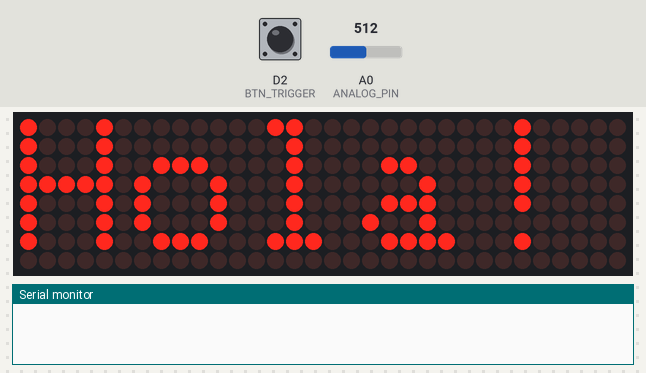
Simulated run of this program. Board: ESP8266 (NodeMCU). Parts: 32×8 LED matrix, the last lines printed to the serial monitor. The test bench sets the inputs (shaded band); at power-on: D2 (BTN_TRIGGER) HIGH, A0 (ANALOG_PIN) = 512. WiFi joins after 1.5 s; servers stay silent unless stated; random numbers use the default seed unless the program sets one.

Above: at 0.1 s.
At 5.0 s:
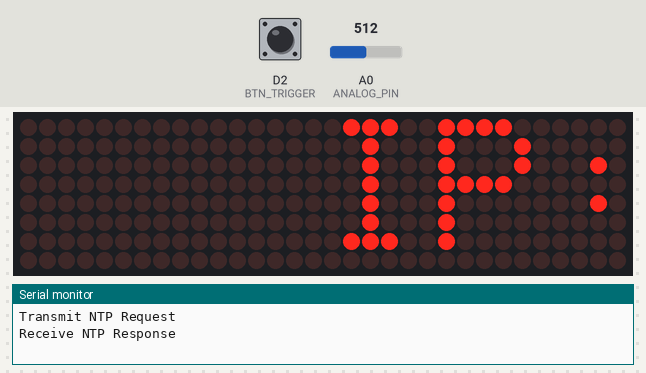
At 9.6 s:
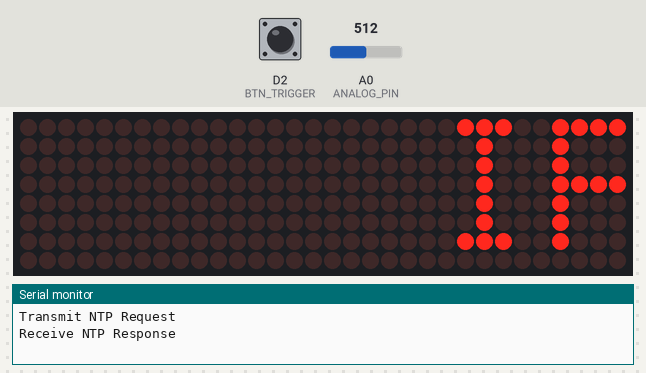
At 12.6 s:
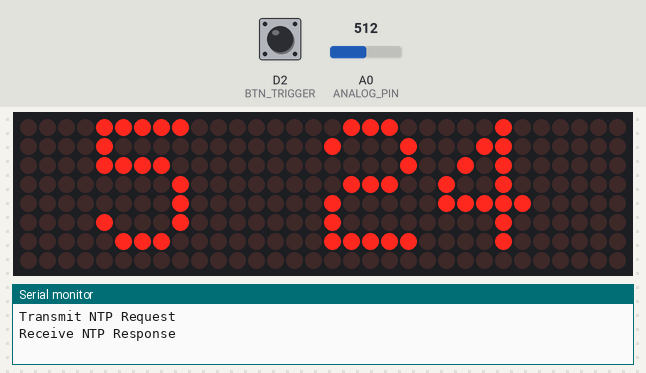
At 21.6 s:
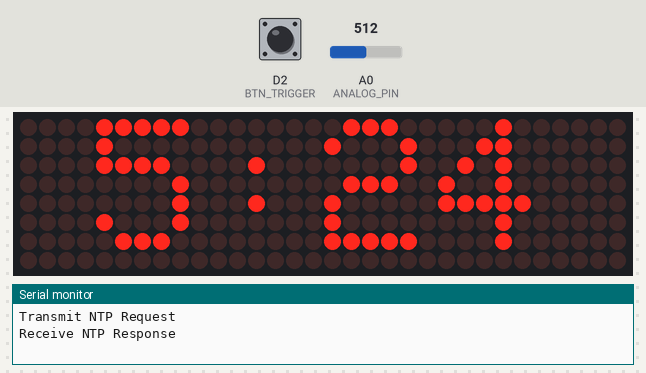
At 38.6 s:
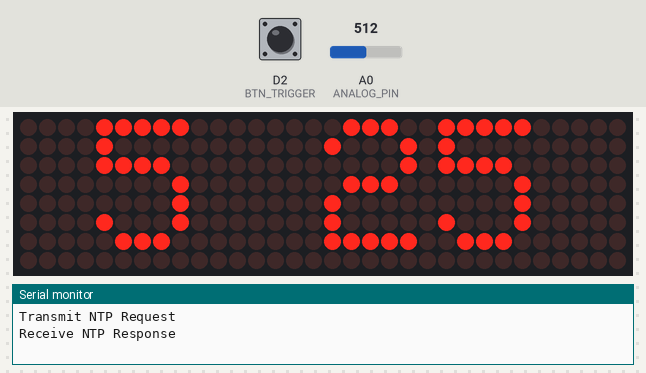

The program:

main.cpp
```cpp
/*
 * Time sync to NTP time source
 * git remote add origin https://github.com/alejandro70/nodemcu-clock.git
 */

#include <Arduino.h>
#include <DNSServer.h>
#include <ESP8266WiFi.h>
#include <ESP8266WebServer.h>
#include <TimeLib.h>
#include <WiFiManager.h> //https://github.com/tzapu/WiFiManager
#include <WiFiUdp.h>
#include <SimpleTimer.h>
#include <ArduinoJson.h>
#include <Wire.h>
#include <Adafruit_Sensor.h>
#include <Adafruit_TSL2561_U.h>

#include "global.h"
#include "display.h"
#include "ntp.h"

#define BTN_TRIGGER D2 // Activación de Access Point (AP) mode
#define ANALOG_PIN A0  // NodeMCU board ADC pin

// local variables
volatile int timer1Seconds = 0;
bool apModeStarted = false;

// timers
SimpleTimer timer;
int timerDisplayTime;
int timerMatrixBanner;
int timerLightSensor;

// functions
void configModeCallback(WiFiManager *);
void restart();
void ldrRange();

// ISR to Fire when Timer is triggered
void ICACHE_RAM_ATTR onTimer1()
{
  timer1Seconds++;
  if (timer1Seconds == 20)
  {
    timer1Seconds = 0;
    if (WiFi.status() != WL_CONNECTED && !apModeStarted)
    {
      ESP.restart();
    }
  }

  // Re-Arm the timer as using TIM_SINGLE
  timer1_write(312500); //1 s
}

void setup()
{
  Serial.begin(115200);

  pinMode(BTN_TRIGGER, INPUT_PULLUP);

  {
    //Initialize NodeMCU Timer1 every 1s
    timer1_attachInterrupt(onTimer1); // Add ISR Function
    timer1_enable(TIM_DIV256, TIM_EDGE, TIM_SINGLE);
    timer1_write(312500); // 312500 / 1 tick per 3.2 us from TIM_DIV256 == 1 s interval
  }

  // Max72xxPanel
  initMatrix();
  matrixRender("Hola!", 31);

  // WiFiManager
  WiFiManager wifiManager;                       // Local intialization.
  wifiManager.setAPCallback(configModeCallback); // AP Configuration
  wifiManager.setBreakAfterConfig(true);         // Exit After Config Instead of connecting

  //Reset Settings - If Button Pressed
  if (digitalRead(BTN_TRIGGER) == LOW)
  {
    wifiManager.resetSettings();
    ESP.restart();
  }

  // Tries to connect to last known settings or else starts an access point.
  if (!wifiManager.autoConnect("NTP Clock"))
  {
    ESP.reset();
  }

  delay(3000);
  {
    while (WiFi.status() != WL_CONNECTED)
    {
      delay(500);
      Serial.print(".");
    }
    Serial.println("");

    // Seed Random With vVlues Unique To This Device
    uint8_t macAddr[6];
    WiFi.macAddress(macAddr);
    uint32_t seed1 =
        (macAddr[5] << 24) | (macAddr[4] << 16) |
        (macAddr[3] << 8) | macAddr[2];
    randomSeed(seed1 + micros());
    localPort = random(1024, 65535);
    udp.begin(localPort);

    // NTP config
    setSyncProvider(getNtpTime);
    setSyncInterval(5 * 60);
  }

  // timers (init disabled)
  timerDisplayTime = timer.setInterval(1000L, displayTime);
  timer.disable(timerDisplayTime);
  timerMatrixBanner = timer.setInterval((long)bannerFrecuency, matrixBannerFrame);
  timer.disable(timerMatrixBanner);
  timer.setTimeout(86400000L, restart);
  timerLightSensor = timer.setInterval(10000L, ldrRange);

  // IP banner
  matrixBanner(5000L, String("IP:") + WiFi.localIP().toString().c_str());
}

void loop()
{
  timer.run();
}

// called when AP mode and config portal is started
void configModeCallback(WiFiManager *myWiFiManager)
{
  matrixRender("WiFi?", 31);
  apModeStarted = true;
}

void restart()
{
  ESP.restart();
}

void ldrRange()
{
  int sensorValue = analogRead(ANALOG_PIN);

  // ajustar intensidad de display
  int intensity = map(sensorValue, 0, 1024, 0, 4);
  matrix.setIntensity(intensity);
}
```

display.h
```cpp
#include <Arduino.h>
#include <Adafruit_GFX.h>
#include <Max72xxPanel.h> // https://github.com/markruys/arduino-Max72xxPanel

// Max72xxPanel
// DIN to MOSI and CLK to SCK (cf http://arduino.cc/en/Reference/SPI )
// --------------------------------------------------------------------------------
extern int pinCS2;                     // Attach CS to this pin
extern int numberOfHorizontalDisplays; // num led's horizontales
extern int numberOfVerticalDisplays;   // num led's verticales
extern int bannerFrecuency;            // In milliseconds
extern String bannerText;              // string a mostrar en banner
extern int matrixFrame;                // banner frame index
extern int spacer;                     // espaciador entre caracteres
extern int width;                      // The font width is 5 pixels
extern bool evenSecs;                  // show seconds leds? (every 1 sec)
extern char sTime[];                   // buffer para display de hora
extern Max72xxPanel matrix;            // objeto display
extern time_t prevDisplay;             // when the digital clock was displayed

//
void initMatrix();
void beginDisplayTime();
void matrixRender(String text, int i);
void matrixBannerFrame();
void matrixBanner(unsigned long duration, String text);
void displayTime();
void digitalClockDisplay();
void printDigits(int digits);
String timeToString(unsigned long t);
int setIntensity(String command);
```

global.h
```cpp
#include <SimpleTimer.h>

// timers
extern SimpleTimer timer;
extern int timerDisplayTime;
extern int timerMatrixBanner;
```

ntp.h
```cpp
#include <Arduino.h>
#include <Timer.h>
#include <WiFiUdp.h>

extern const int NTP_PACKET_SIZE; // NTP time stamp is in the first 48 bytes of the message
extern byte packetBuffer[];       //buffer to hold incoming and outgoing packets

/* Don't hardwire the IP address or we won't get the benefits of the pool.
    Lookup the IP address for the host name instead */
extern const char *ntpServerName;
extern IPAddress timeServerIP; // time.nist.gov NTP server address
extern unsigned int localPort; // local port to listen for UDP packets
extern const int timeZone;     // Eastern Standard Time (USA)
extern WiFiUDP udp;            // A UDP instance to let us send and receive packets over UDP

time_t getNtpTime();
void sendNTPpacket(IPAddress &);
```

display.cpp
```cpp
#include <Arduino.h>
#include <TimeLib.h>

#include "display.h"
#include "global.h"

// Max72xxPanel
// DIN to MOSI and CLK to SCK (cf http://arduino.cc/en/Reference/SPI )
// --------------------------------------------------------------------------------
int pinCS = 2;                      // Attach CS to this pin
int numberOfHorizontalDisplays = 4; // num led's horizontales
int numberOfVerticalDisplays = 1;   // num led's verticales
int bannerFrecuency = 20;           // In milliseconds
String bannerText = "MAX7219";      // string a mostrar en banner
int matrixFrame = 0;                // banner frame index
int spacer = 1;                     // espaciador entre caracteres
int width = 5 + spacer;             // The font width is 5 pixels
bool evenSecs = false;              // show seconds leds? (every 1 sec)
char sTime[] = "00:00:00";          // buffer para display de hora
time_t prevDisplay = 0;             // when the digital clock was displayed

// objeto display
Max72xxPanel matrix = Max72xxPanel(
    pinCS,
    numberOfHorizontalDisplays,
    numberOfVerticalDisplays);

// Max72xxPanel
// ================================================================================

// --------------------------------------------------------------------------------
void initMatrix()
{
    matrix.setIntensity(2); // Use a value between 0 and 15 for brightness

    matrix.setPosition(0, 0, 0); // The first display is at <0, 0>
    matrix.setPosition(1, 1, 0); // The second display is at <1, 0>
    matrix.setPosition(2, 2, 0); // The third display is at <2, 0>
    matrix.setPosition(3, 3, 0); // And the last display is at <3, 0>

    matrix.setRotation(0, 1); // Display is position upside down
    matrix.setRotation(1, 1); // Display is position upside down
    matrix.setRotation(2, 1); // Display is position upside down
    matrix.setRotation(3, 1); // Display is position upside down
}

// Inicia display de hora
// --------------------------------------------------------------------------------
void beginDisplayTime()
{
    timer.disable(timerMatrixBanner);
    timer.enable(timerDisplayTime);
}

// Muestra texto en display matriz en i-esima columna de leds
// --------------------------------------------------------------------------------
void matrixRender(String text, int i)
{
    matrix.fillScreen(LOW);

    int letter = i / width;
    int x = (matrix.width() - 1) - i % width;
    int y = (matrix.height() - 8) / 2; // center the text vertically

    while (x + width - spacer >= 0 && letter >= 0)
    {
        if (letter < (int)text.length())
        {
            matrix.drawChar(x, y, text[letter], HIGH, LOW, 1);
        }

        letter--;
        x -= width;
    }

    matrix.write(); // Send bitmap to display
}

void matrixBannerFrame()
{
    matrixRender(bannerText, matrixFrame);
    matrixFrame++;
    if (matrixFrame >= width * (int)bannerText.length() + matrix.width() - 1 - spacer)
    {
        matrixFrame = 0;
    }
}

// Meustra texto con rotación hacia la izquiera
// --------------------------------------------------------------------------------
void matrixBanner(unsigned long duration, String text)
{
    bannerText = text;
    matrixFrame = 0;
    timer.disable(timerDisplayTime);
    timer.enable(timerMatrixBanner);
    timer.setTimeout(duration, beginDisplayTime);
}

// show current time
// --------------------------------------------------------------------------------
void displayTime()
{
    if (timeStatus() == timeNotSet)
    {
        matrixRender("ERROR", 27);
        return;
    }

    int hh = hour();
    hh = hh <= 12 ? hh : hh - 12;
    hh = hh != 0 ? hh : 12;
    int mm = minute();
    sprintf(sTime, "%d%s%02d", hh, evenSecs ? ":" : " ", mm);
    int leftPixel = hh < 10 ? 27 : 31;

    matrixRender(sTime, leftPixel);

    evenSecs = !evenSecs;
}

void digitalClockDisplay()
{
    // digital clock display of the time
    Serial.print(hour());
    printDigits(minute());
    printDigits(second());
    Serial.print(" ");
    Serial.print(day());
    Serial.print(".");
    Serial.print(month());
    Serial.print(".");
    Serial.print(year());
    Serial.println();
}

void printDigits(int digits)
{
    // utility for digital clock display: prints preceding colon and leading 0
    Serial.print(":");
    if (digits < 10)
        Serial.print('0');
    Serial.print(digits);
}

int setIntensity(String queryString)
{
    int value = queryString.toInt();
    if (value <= 12)
    {
        //config.saveMatrixIntensity(value);
        matrix.setIntensity(value);
    }

    return 0;
}

String timeToString(unsigned long t)
{
    return String(hour(t)) + ":" + minute(t) + ":" + second(t) + " " + day(t) + "/" + month(t) + "/" + year(t);
}
```

ntp.cpp
```cpp
#include <Arduino.h>
#include <ESP8266WiFi.h>
#include <WiFiUdp.h>
#include <TimeLib.h>
#include <Timer.h>

#include "ntp.h"

const int NTP_PACKET_SIZE = 48;     // NTP time stamp is in the first 48 bytes of the message
byte packetBuffer[NTP_PACKET_SIZE]; //buffer to hold incoming and outgoing packets

/* Don't hardwire the IP address or we won't get the benefits of the pool.
    Lookup the IP address for the host name instead */
//IPAddress timeServerIP(129, 6, 15, 28); // time.nist.gov NTP server
const char *ntpServerName = "time.nist.gov";
IPAddress timeServerIP;        // time.nist.gov NTP server address
unsigned int localPort = 2390; // local port to listen for UDP packets
const int timeZone = -5;       // Eastern Standard Time (USA)
WiFiUDP udp;                   // A UDP instance to let us send and receive packets over UDP

time_t getNtpTime()
{
    //get a random server from the pool
    WiFi.hostByName(ntpServerName, timeServerIP);

    while (udp.parsePacket() > 0)
        ; // discard any previously received packets
    Serial.println("Transmit NTP Request");
    sendNTPpacket(timeServerIP);
    uint32_t beginWait = millis();

    while (millis() - beginWait < 1500)
    {
        int size = udp.parsePacket();
        if (size >= NTP_PACKET_SIZE)
        {
            Serial.println("Receive NTP Response");
            udp.read(packetBuffer, NTP_PACKET_SIZE); // read packet into the buffer
            unsigned long secsSince1900;
            // convert four bytes starting at location 40 to a long integer
            secsSince1900 = (unsigned long)packetBuffer[40] << 24;
            secsSince1900 |= (unsigned long)packetBuffer[41] << 16;
            secsSince1900 |= (unsigned long)packetBuffer[42] << 8;
            secsSince1900 |= (unsigned long)packetBuffer[43];
            return secsSince1900 - 2208988800UL + timeZone * SECS_PER_HOUR;
        }
    }

    Serial.println("No NTP Response :-(");
    return 0; // return 0 if unable to get the time
}

// send an NTP request to the time server at the given address
void sendNTPpacket(IPAddress &address)
{
    // set all bytes in the buffer to 0
    memset(packetBuffer, 0, NTP_PACKET_SIZE);
    // Initialize values needed to form NTP request
    // (see URL above for details on the packets)
    packetBuffer[0] = 0b11100011; // LI, Version, Mode
    packetBuffer[1] = 0;          // Stratum, or type of clock
    packetBuffer[2] = 6;          // Polling Interval
    packetBuffer[3] = 0xEC;       // Peer Clock Precision
    // 8 bytes of zero for Root Delay & Root Dispersion
    packetBuffer[12] = 49;
    packetBuffer[13] = 0x4E;
    packetBuffer[14] = 49;
    packetBuffer[15] = 52;

    // all NTP fields have been given values, now
    // you can send a packet requesting a timestamp:
    udp.beginPacket(address, 123); //NTP requests are to port 123
    udp.write(packetBuffer, NTP_PACKET_SIZE);
    udp.endPacket();
}
```

Measured:
- what the display in image 2 shows lasts 1.0 s, from 9.5 s to 10.5 s
